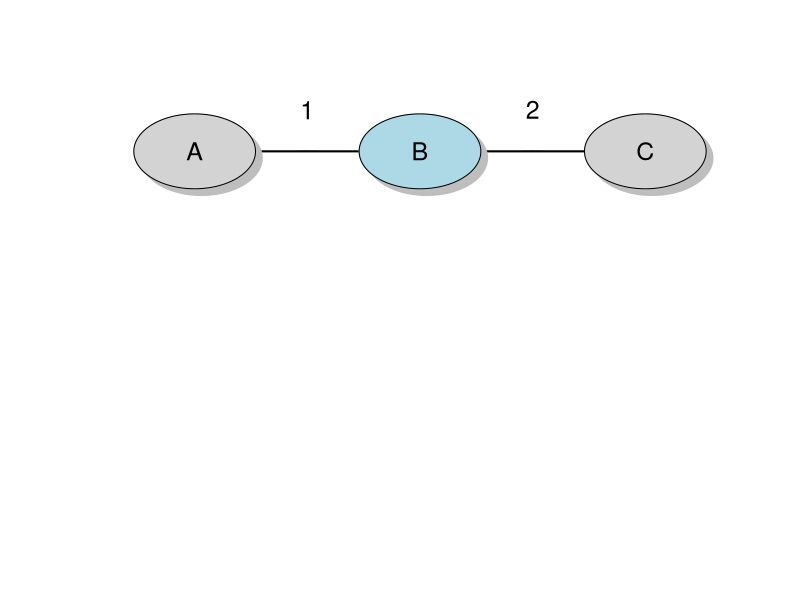
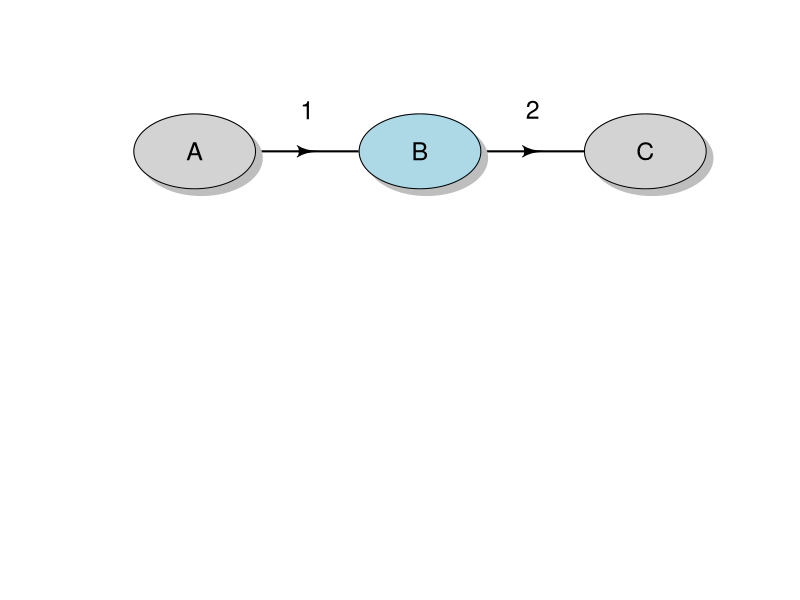
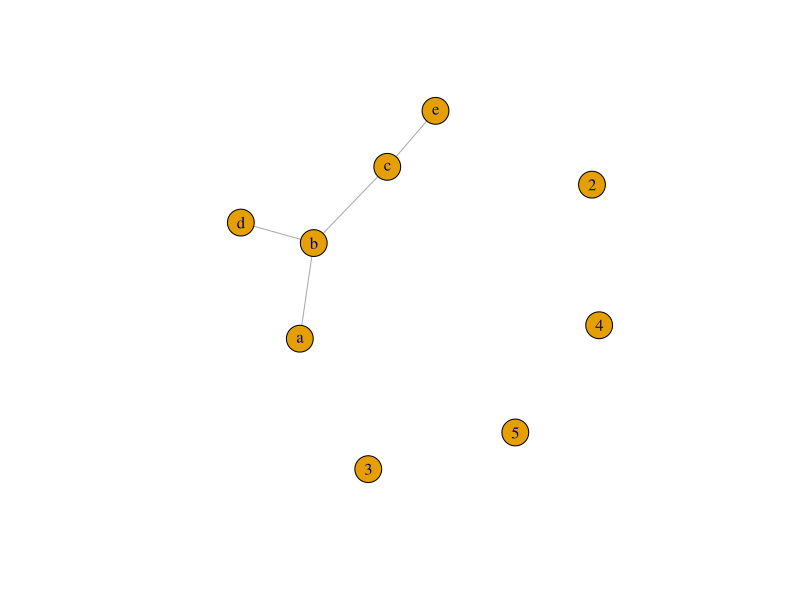
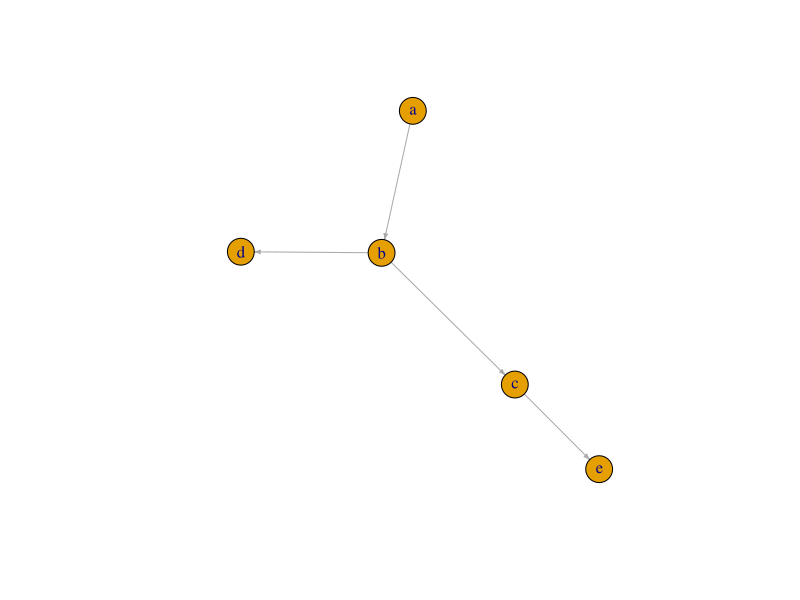
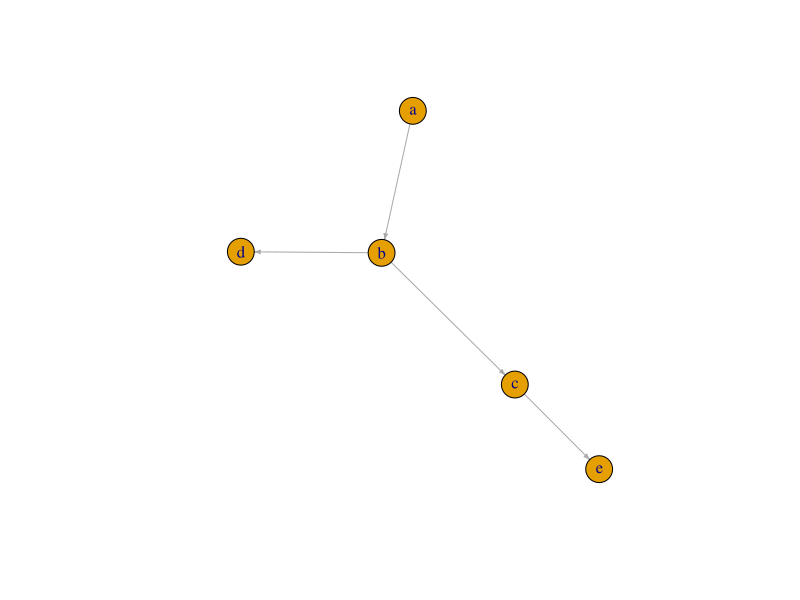
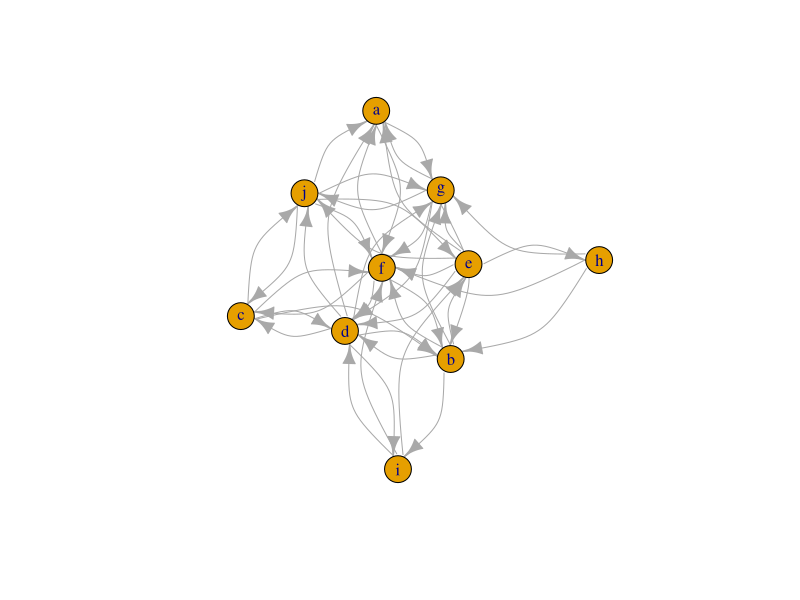

Here is the R script that generated these plots, in order:
## ---- chunk 1
knitr::opts_chunk$set(echo = FALSE)
library(igraph)
library(diagram)
## ---- chunk 2
my_edge_length <- .09
my_text_size <- 1.3
openplotmat()
pos <- coordinates(c(3, 3, 3))
arrow_1 <- straightarrow(from = pos[1,], to = pos[2,], arr.width = 0)
arrow_2 <- straightarrow(from = pos[2,], to = pos[3,], arr.width = 0)
textellipse(mid = pos[1,], radx = my_edge_length, lab = "A", box.col = 'lightgrey', cex = 1.5)
textellipse(mid = pos[2,], radx = my_edge_length, lab = 'B', box.col = 'lightblue', cex = 1.5)
textellipse(mid = pos[3,], radx = my_edge_length, lab = 'C', box.col = 'lightgrey', cex = 1.5)
text(arrow_1[1], arrow_2[2] + .1, "1", cex = 1.5)
text(arrow_2[1], arrow_2[2] + .1, '2', cex = 1.5)
## ---- chunk 3
my_edge_length <- .09
my_text_size <- 1.3
openplotmat()
pos <- coordinates(c(3, 3, 3))
arrow_1 <- straightarrow(from = pos[1,], to = pos[2,])
arrow_2 <- straightarrow(from = pos[2,], to = pos[3,])
textellipse(mid = pos[1,], radx = my_edge_length, lab = "A", box.col = 'lightgrey', cex = 1.5)
textellipse(mid = pos[2,], radx = my_edge_length, lab = 'B', box.col = 'lightblue', cex = 1.5)
textellipse(mid = pos[3,], radx = my_edge_length, lab = 'C', box.col = 'lightgrey', cex = 1.5)
text(arrow_1[1], arrow_2[2] + .1, "1", cex = 1.5)
text(arrow_2[1], arrow_2[2] + .1, '2', cex = 1.5)
## ---- chunk 4
library(igraph)

g_undirected <- make_empty_graph(directed = F) +
  vertices(c('a', 'b', 'c', 'd', 'e'),
           type = "letters",
           order = 1, 2, 3, 4, 5) +
  edges(c('a', 'b',
          'b', 'c',
          'b', 'd',
          'c', 'e'),
        type = "connection",
        weight = c(1, 1, 2, 2))
## ---- chunk 5
g_undirected
## ---- chunk 6
set.seed(1234)
plot(g_undirected,
     layout = layout_nicely,
     edge.arrow.size = .3)
## ---- chunk 7
g_directed <- make_empty_graph(directed = T) +
  vertices(c('a', 'b', 'c', 'd', 'e'),
           type = "letter",
           order = c(1, 2, 3, 4, 5)) +
  edges(c('a', 'b',
          'b', 'c',
          'b', 'd',
          'c', 'e'),
        type = "connection",
        weight = c(1, 1, 2, 2))
## ---- chunk 8
g_directed
## ---- chunk 9
set.seed(1234)
plot(g_directed,
     edge.curved = F,
     layout = layout_nicely,
     edge.arrow.size = .3)
## ---- chunk 10
node_list <- data.frame(
  name = c('a', 'b', 'c', 'd', 'e'),
  type = "letter",
  order = c(1, 2, 3, 4, 5)
)
edges(c('a', 'b',
          'b', 'c',
          'b', 'd',
          'c', 'e'),
        type = "connection",
        weight = c(1, 1, 2, 2))
edge_list <- data.frame(
  source = c('a', 'b', 'b', 'c'),
  target = c('b', 'c', 'd', 'e'),
  type = 'connection',
  weight = c(1, 1, 2, 2)
)
g <- graph_from_data_frame(d = edge_list, 
                           directed = T,
                           vertices = node_list)
## ---- chunk 11
g
## ---- chunk 12
set.seed(1234)
plot(g,
     edge.curved = F,
     layout = layout_nicely,
     edge.arrow.size = .3)
## ---- chunk 13
V(g)
V(g)[3]
V(g)['c']
## ---- chunk 14
V(g)[['c']]
V(g)[['c']]$order
V(g)['c']$order <- 29
V(g)[['c']]
## ---- chunk 15
V(g)[[c('a', 'e')]]
V(g)[[order >= 4]]
## ---- chunk 16
E(g)
E(g)[1]
E(g)[[1]]
## ---- chunk 17
E(g)[weight == 2]
E(g)[[weight == 2]]
E(g)[[weight == 2]][1]$weight <- -20000
E(g)[[weight <= 0]]
## ---- chunk 18
E(g)['a' %--% 'b']
E(g)[['c' %<-% 'b']]
E(g)[['b' %->% V(g)]]
## ---- chunk 19
abc_sub <- induced_subgraph(g, c('a', 'b', 'c'))
abc_sub
b_sub <- subgraph.edges(g, E(g)["b" %--% V(g)])
b_sub
## ---- chunk 20
E(g)["b" %--% V(b_sub)$name]
## ---- chunk 21
set.seed(1234)
g <- erdos.renyi.game(10, .5, directed = T)
V(g)$name <- letters[1:10]
V(g)$randomValue <- runif(vcount(g), 0, 100)
E(g)$randomWeight1 <- runif(ecount(g), 0, 100)
E(g)$randomWeight2 <- runif(ecount(g), 0, 100)
plot(g,
     edge.curved = T)
## ---- chunk 22
degree(g) %>%
  sort(T)

degree(g, mode = 'in') %>%
  sort(T)

degree(g, c('b', 'e')) %>%
  sort(T)
## ---- chunk 23
strength(g, mode = 'out', weights = E(g)$randomWeight1)
strength(g, mode = 'in', weights = E(g)$randomWeight1)
strength(g, c('b', 'e'), mode = 'in', weights = E(g)$randomWeight1)
## ---- chunk 24
betweenness(g) %>%
  sort(T)
page_rank(g)$vector %>%
  sort(T)
eigen_centrality(g, directed = T)$vector %>%
  sort(T)
## ---- chunk 25
ego(g, order = 1, nodes = 'b', mode = 'all')
ego(g, order = 2, nodes = c('b', 'e'), mode = 'in')
## ---- chunk 26
shortest_paths(g, 'h', 'c', mode = 'out', output = 'both', weight = E(g)$randomWeight1)$epath[[1]] %>% .[[1:length(.)]]
shortest_paths(g, 'h', 'c', mode = 'out', output = 'both', weight = E(g)$randomWeight2)$epath[[1]] %>% .[[1:length(.)]]
## ---- chunk 27
gt75_nodes <- V(g)[[randomValue >= 75]]
gt75_ego <- ego(g, 1, gt75_nodes, 'in')
gt75_ego
## ---- chunk 28
unlist(gt75_ego)

names_gt75 <- names(unlist(gt75_ego))

induced_subgraph(g, names_gt75)
## ---- chunk 29
E(g)[randomWeight1 >= 90]
E(g)[randomWeight1 >= 90] %>%
  .['a' %--% V(g)]
## ---- chunk 30
V(g)$in_weights <- strength(g, mode = 'in', weights = E(g)$randomWeight1)
V(g)$out_weights <- strength(g, mode = 'out', weights = E(g)$randomWeight1)
V(g)[[1:vcount(g)]]
## ---- chunk 31
E(g)$out_impact <- E(g)$randomWeight1/head_of(g, E(g))$in_weights
E(g)$in_impact <- E(g)$randomWeight1/tail_of(g, E(g))$out_weights
E(g)[[1:10]]
## ---- chunk 32
rev_n <- function(nodes, func, graph, ...){
  arg <- formals(func) %>%
    names() %>%
    .[sapply(., function(x) grepl('^v|^n', x, T))] %>%
    .[1]
  
  temp <- list()
  temp[[arg]] <- nodes
  temp[['graph']] <- graph
  
  temp <- c(temp, as.list(match.call(expand.dots = F)[["..."]]))
  do.call(func, temp)
}

## ---- chunk 33
rev_e <- function(edges, func, graph, ...){
  arg <- formals(func) %>%
    names() %>%
    .[sapply(., function(x) grepl('^e', x, T))] %>%
    .[1]
  
  temp <- list()
  temp[[arg]] <- edges
  temp[['graph']] <- graph
  
  temp <- c(temp, as.list(match.call(expand.dots = F)[["..."]]))
  do.call(func, temp)
}
## ---- chunk 34
g %>% 
  E() %>% 
  .[randomWeight1 == max(.$randomWeight1)] %>% 
  rev_e(ends, g) %>% 
  c() %>% 
  rev_n(ego, g, order = 1, 'out') %>% 
  unlist() %>% 
  rev_n(induced.subgraph, g)
